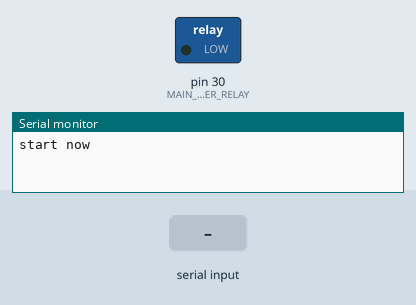
A sketch run on a simulated Arduino Mega 2560, built with avr-gcc and run on an emulated ATmega2560. Parts: switched loads named in the sketch (green lamp = pin HIGH), the last lines printed to the serial monitor. The test bench sets the inputs (shaded band).

Above: at 1.2 s.
1.3 s: "on\n" received over Serial
At 2.5 s:
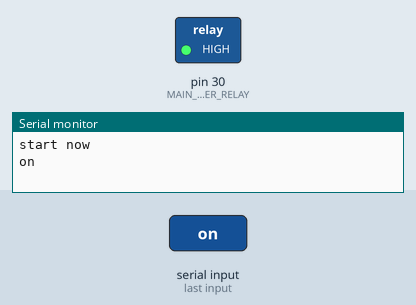
2.8 s: "off\n" received over Serial
At 3.7 s:
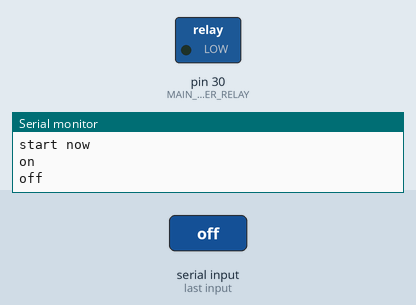
Timing chart, 0 to 5.8 s (numbered marks = the images above; inputs shaded):
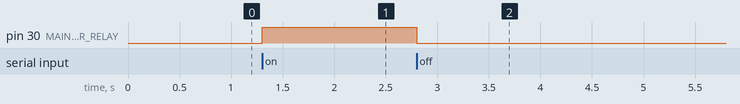

The sketch:

testmainpower.ino
```cpp
#define BAUD 115200

#define MAIN_POWER_RELAY 30

String inputString = "";
boolean stringComplete = false;

void setup()
{
     // put your setup code here, to run once:
     Serial.begin(BAUD);

     pinMode(MAIN_POWER_RELAY,OUTPUT);
     digitalWrite(MAIN_POWER_RELAY,LOW);

     Serial.println("start now");
}

void loop()
{
     // put your main code here, to run repeatedly:
     if (stringComplete)
     {
          if (inputString == "on")
          {
               //turn on the relay
               Serial.println(inputString);
               digitalWrite(MAIN_POWER_RELAY, HIGH);
          }
          else if (inputString == "off")
          {
               //turn the relay off
               Serial.println(inputString);
               digitalWrite(MAIN_POWER_RELAY,LOW);
          }
          inputString = "";
          stringComplete = false;
     }
}
void serialEvent()
{
     while(Serial.available())
     {
          char inChar = (char)Serial.read();
          if(inChar == '\n')
               stringComplete = true;
          else
               inputString += inChar;
     }
}
```

Measured:
- after the input at 1.3 s, pin 30 (MAIN_POWER_RELAY): LOW → HIGH at once
- after the input at 2.8 s, pin 30 (MAIN_POWER_RELAY): HIGH → LOW at once
